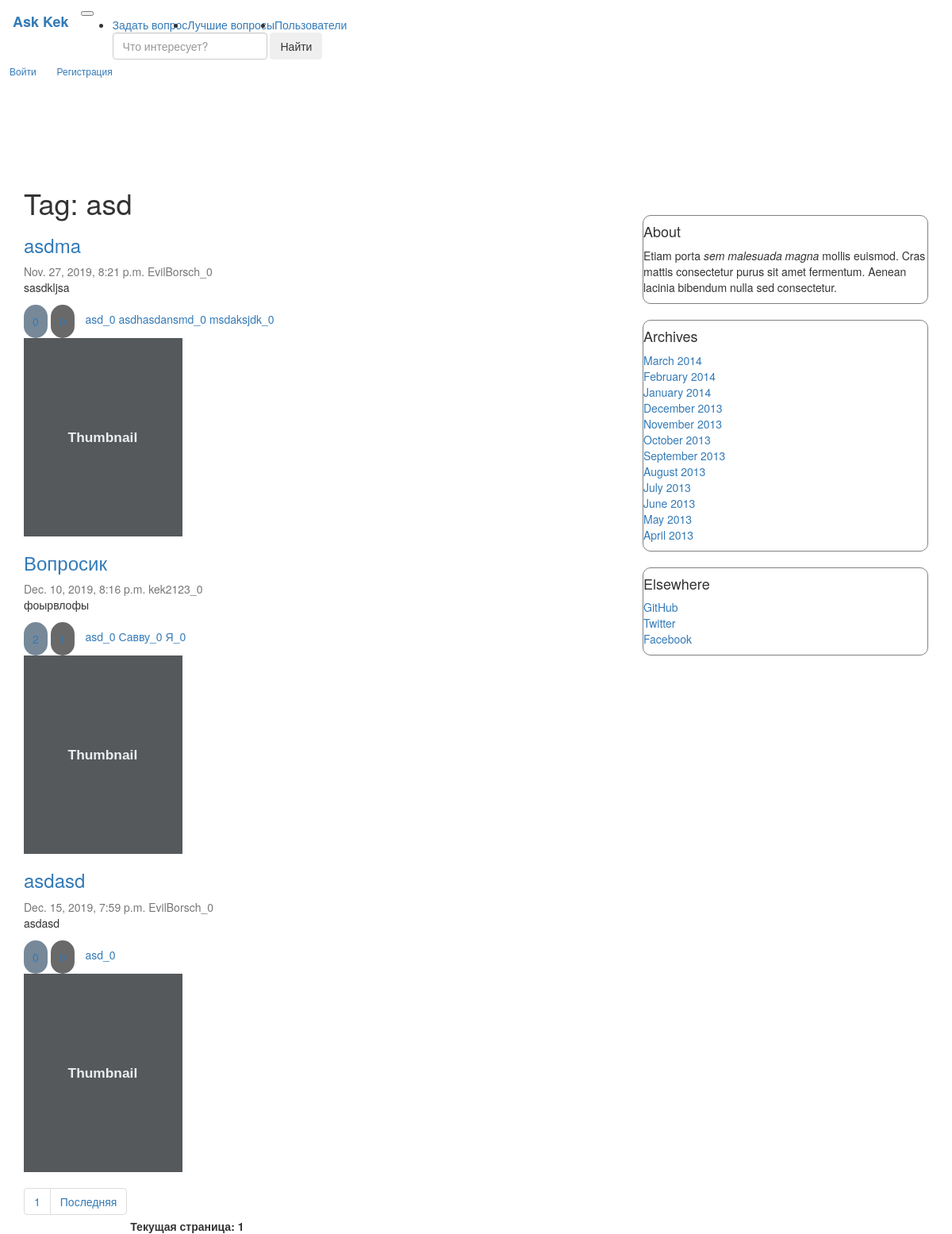
Before: /question_by_tag/asd with the older database file.
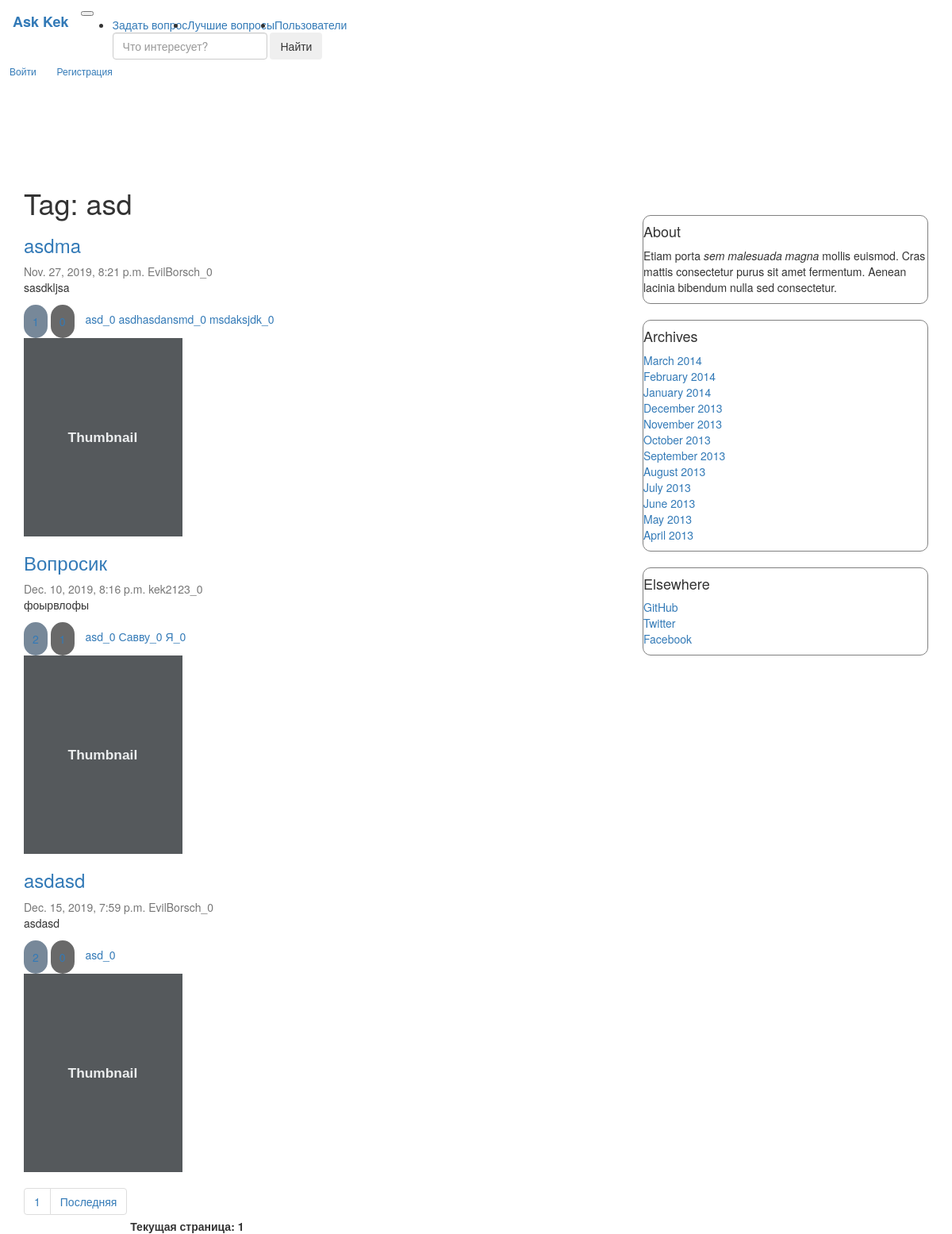
After: the same page with the newer database file.
### question/models.py (models this page shows, shortened)
class Tags(models.Model):
    name = models.CharField(max_length=255, verbose_name="Тег", default="TechnoPark", db_index=True)
    count = models.IntegerField(verbose_name="Число упоминаний", default=0)
    def __str__(self):
        return '{}_{}'.format(self.name, self.count)

class Article(models.Model):
    title = models.CharField(max_length=255, verbose_name='Заголовок')
    text = models.TextField(verbose_name='Текст')
    date_published = models.DateTimeField(verbose_name='Дата публикации', default=datetime.now(tz=timezone.utc),
                                          db_index=True)
    is_published = models.BooleanField(verbose_name='Опубликовано', default=True, blank=True)
    author = models.ForeignKey(
        Author,
        on_delete=models.CASCADE,
    )
    like = models.ManyToManyField(UserProfile, related_name="Article_like", blank=True)
    dislike = models.ManyToManyField(UserProfile, related_name="Article_dislike", blank=True)
    tags = models.ManyToManyField(Tags, blank=True)
    objects = ArticleManager()  # model manager
    class Meta:
        verbose_name = 'Статья'
        verbose_name_plural = 'Статьи'
        index_together = [('title', 'text')]
        unique_together = [('title', 'text')]

class Author(models.Model):
    name = models.CharField(max_length=255, verbose_name='Имя', unique=True)
    rating = models.IntegerField(default=0, verbose_name='Рейтинг')
    def __str__(self):
        return '{}_{}'.format(self.name, self.rating)
    class Meta:
        verbose_name = 'Автор'
        verbose_name_plural = 'Авторы'

### question/views.py (the view)
# urls.py: path('question_by_tag/<str:tag>', views.questions_by_tag_html, name="question_by_tag_url"),
def questions_by_tag_html(request, tag="kek"):
    articles = models.Article.objects.by_tag(tag)
    paginated_data = paginate(articles, request)
    rendered_data = {"questions": paginated_data, "m_tag": tag}
    return render(request, "./question/questions_bt_tag.html", rendered_data)

### question/models.py (called while the page is built)
    def by_tag(self, tag):
        return self.filter(is_published=True, date_published__lt=datetime.now(tz=timezone.utc), tags__name=tag)

### question/views.py (called while the page is built)
def paginate(objects_list, request):
    paginator = Paginator(list(objects_list), 4)
    page = request.GET.get('page')
    try:
        contacts = paginator.get_page(page)
    except PageNotAnInteger:
        contacts = paginator.page(1)
    except EmptyPage:
        contacts = paginator.page(paginator.num_pages)
    return contacts

### question/templates/question/questions_bt_tag.html
{% extends "question/index.html" %}
{% load static %}
{% block title %}
    <h1>Tag: {{ m_tag }}</h1>
{% endblock %}

### question/templates/question/index.html (shortened to what this page needs)
{% extends "question/base.html" %}
{% load static %}
{% block content %}
    {% block title %}{% endblock %}
    {% for q in questions %}
        <div class="question">
            <div class="card flex-md-row mb-4 box-shadow h-md-250">
                <div class="card-body d-flex flex-column align-items-start">
                    {% block link_to_ans %}
                        <h3 class="mb-0">
                            <a href="{% url 'one_question_url' q.pk %}" class="href">{{ q.title }}</a>
                        </h3>
                    {% endblock %}
                    <div class="mb-1 text-muted">{{ q.date_published }} {{ q.author }}</div>
                    <p class="card-text mb-auto">{{ q.text }}</p>
                    <div class="fluid-container">
                        <a class="like" data-qid="{{ q.pk }}"
                           data-vote="inc">
                            {{ q.like.count }}
                        </a>
                        <a class="dislike" data-qid="{{ q.pk }}"
                           data-vote="dec">
                        </a>
                        {% for tag in q.tags.all %}
                            <a href="{% url 'question_by_tag_url' tag.name %}">{{ tag }}</a>
                        {% endfor %}
                    </div>
                </div>
                <img class="card-img-right flex-auto d-none d-md-block" data-src="holder.js/200x250?theme=thumb"
                     alt="Thumbnail [200x250]" style="width: 200px; height: 250px;"
                     data-holder-rendered="true">
            </div>
        </div>
    {% endfor %}
    <nav aria-label="...">
        <ul class="pagination">
            <li class="page-item" aria-current="page">
                <a class="page-link" href="?page=1">1</a>
            </li>
            <li class="page-item"><a class="page-link"
                                     href="?page={{ questions.paginator.num_pages }}">Последняя</a></li>
        </ul>
        <b>Текущая страница: {{ questions.number }}</b>
    </nav>
    {% block  pre_paginator %}
        <link rel="stylesheet" href="{% static "question/index/my.css" %}">
    {% endblock %}
{% endblock %}

### question/templates/question/base.html (shortened to what this page needs)
{% load static %}
<!doctype html>
<html lang="en">
<head>
    <link rel="stylesheet" href="{% static "question/node_modules/bootstrap/dist/css/bootstrap.min.css" %}">
    <link rel="stylesheet" href="{% static "question/base/base.css" %}">
</head>
<body>
<header>
    <nav class="navbar navbar-expand-md navbar-dark bg-dark fixed-top">
        <a class="navbar-brand" href="{% url 'index' %}"><b>Ask Kek</b></a>
        <button class="navbar-toggler" type="button" data-toggle="collapse" data-target="#navbarsExampleDefault"
                aria-controls="navbarsExampleDefault" aria-expanded="false" aria-label="Toggle navigation">
        </button>
        <div class="collapse navbar-collapse" id="navbarsExampleDefault">
            <ul class="navbar-nav mr-auto">
                <li class="nav-item active">
                    <a class="nav-link" href="{% url "add_question_url" %}">Задать вопрос <span class="sr-only">(current)</span></a>
                </li>
                <li class="nav-item">
                    <a class="nav-link" href="{% url "hot_questions_url" %}">Лучшие вопросы</a>
                </li>
                <li class="nav-item dropdown">
                    <a class="nav-link dropdown-toggle" href="" id="dropdown01" data-toggle="dropdown"
                       aria-haspopup="true" aria-expanded="false">Пользователи</a>
                </li>
                <form class="form-inline">
                    <input class="form-control mr-sm-2" type="search" placeholder="Что интересует?" aria-label="Search">
                    <button class="btn btn-outline-success my-2 my-sm-0" type="submit">Найти</button>
                </form>
            </ul>
        </div>
        <div class="nav-item">
            {% if user.is_authenticated %}
                <a href="{% url 'profile_edit_url' %}">Hi,{{ user.username }}</a>
                <img src={% static "question/base/default.jpeg" %} alt="" class="avatar"/>
                <a class="btn btn-sm btn-outline-secondary" href={% url 'profile_edit_url' %}#">Настройки</a>
                <a class="btn btn-sm btn-outline-secondary" href="{% url 'logout_url' %}">Выйти</a>
            {% else %}
                <a class="btn btn-sm btn-outline-secondary" href="{% url 'login_url' %}?put={{ request.path }}">Войти</a>
                <a class="btn btn-sm btn-outline-secondary" href="{% url 'register_url' %}">Регистрация</a>
            {% endif %}
        </div>
    </nav>
</header>
<div class="container main-content">
    <div class="row" id="main_row">
        <div class="col-lg-8 col-sm-6">
            {% block content %}{% endblock %}
        </div>
        <div class="col-md-4 blog-sidebar" id="sidebar">
            <div class="p-4 mb-3 bg-light rounded">
                <h4 class="font-italic">About</h4>
                <p class="mb-0">Etiam porta <em>sem malesuada magna</em> mollis euismod. Cras mattis consectetur purus
                    sit amet fermentum. Aenean lacinia bibendum nulla sed consectetur.</p>
            </div>
            <div class="p-4">
                <h4 class="font-italic">Archives</h4>
                <ol class="list-unstyled mb-0">
                    <li><a href="#">March 2014</a></li>
                    <li><a href="#">February 2014</a></li>
                    <li><a href="#">January 2014</a></li>
                    <li><a href="#">December 2013</a></li>
                    <li><a href="#">November 2013</a></li>
                    <li><a href="#">October 2013</a></li>
                    <li><a href="#">September 2013</a></li>
                    <li><a href="#">August 2013</a></li>
                    <li><a href="#">July 2013</a></li>
                    <li><a href="#">June 2013</a></li>
                    <li><a href="#">May 2013</a></li>
                    <li><a href="#">April 2013</a></li>
                </ol>
            </div>
            <div class="p-4">
                <h4 class="font-italic">Elsewhere</h4>
                <ol class="list-unstyled">
                    <li><a href="#">GitHub</a></li>
                    <li><a href="#">Twitter</a></li>
                    <li><a href="#">Facebook</a></li>
                </ol>
            </div>
        </div>
    </div>
</div>
</body>
</html>

### question/static/question/base/base.css (style rules this page uses)
.p-4 { border: solid 1px gray; border-radius: 10px; margin-bottom: 20px; }
#main_row { margin-top: 90px; }

### question/static/question/index/my.css (style rules this page uses)
#sidebar { margin-top: 55px; }
.like { display: inline-block; margin-bottom: 0; margin-top: 2px; font-weight: normal; text-align: center; vertical-align: middle; cursor: pointer; background: LightSlateGray; border: 6px solid transparent; padding: 5px 5px; white-space: nowrap; font-size: 14px; line-height: 1.428571429; border-radius: 20px; }
.dislike { display: inline-block; margin-bottom: 0; margin-top: 2px; font-weight: normal; text-align: center; vertical-align: middle; cursor: pointer; background: DimGrey; border: 6px solid transparent; padding: 5px 5px; white-space: nowrap; font-size: 14px; line-height: 1.428571429; border-radius: 20px; }
.pagination { margin-top: 20px; }

Changed rows visible on the page:
computed for Article "asdma": like.count "0" → "1"
changed Article "asdasd": like.count "0" → "2"
